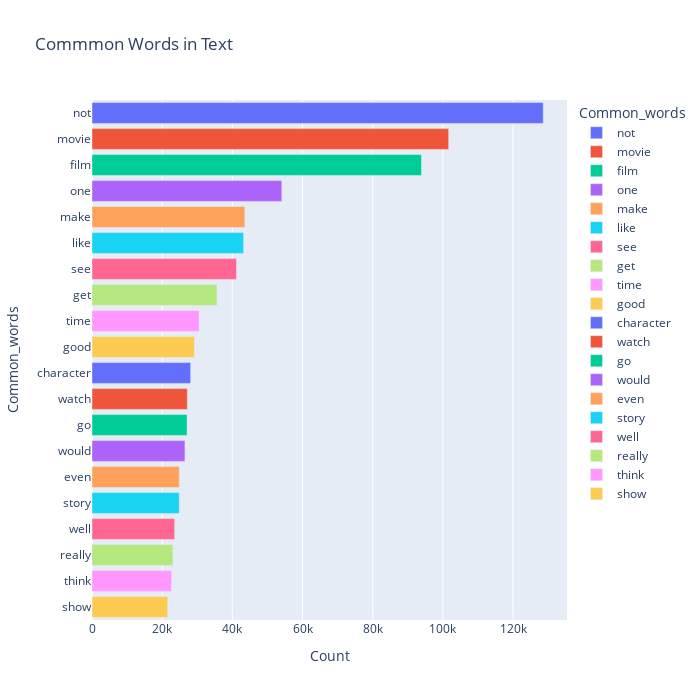

Source (notebook cell):
### Code cell
def get_top_text_ngrams(corpus, n, g):
    vec = CountVectorizer(ngram_range=(g, g)).fit(corpus)
    bag_of_words = vec.transform(corpus)
    sum_words = bag_of_words.sum(axis=0) 
    words_freq = [(word, sum_words[0, idx]) for word, idx in vec.vocabulary_.items()]
    words_freq =sorted(words_freq, key = lambda x: x[1], reverse=True)
    return words_freq[:n]
df = pd.read_csv('processed_data.csv')
most_common_uni = get_top_text_ngrams(df.review,20,1)
most_common_uni = dict(most_common_uni)
temp = pd.DataFrame(columns = ["Common_words" , 'Count'])
temp["Common_words"] = list(most_common_uni.keys())
temp["Count"] = list(most_common_uni.values())
fig = px.bar(temp, x="Count", y="Common_words", title='Commmon Words in Text', orientation='h', 
             width=700, height=700,color='Common_words')
fig.show()

### Figure 1 — Plotly figure (JSON) as saved in the notebook; plotly's stock layout.template omitted (floating-point values rounded to 4 significant figures)
{"data": [{"alignmentgroup": "True", "hovertemplate": "Common_words=%{y}<br>Count=%{x}<extra></extra>", "legendgroup": "not", "marker": {"color": "#636efa", "pattern": {"shape": ""}}, "name": "not", "offsetgroup": "not", "orientation": "h", "showlegend": true, "textposition": "auto", "type": "bar", "x": [128620], "xaxis": "x", "y": ["not"], "yaxis": "y"}, {"alignmentgroup": "True", "hovertemplate": "Common_words=%{y}<br>Count=%{x}<extra></extra>", "legendgroup": "movie", "marker": {"color": "#EF553B", "pattern": {"shape": ""}}, "name": "movie", "offsetgroup": "movie", "orientation": "h", "showlegend": true, "textposition": "auto", "type": "bar", "x": [101661], "xaxis": "x", "y": ["movie"], "yaxis": "y"}, {"alignmentgroup": "True", "hovertemplate": "Common_words=%{y}<br>Count=%{x}<extra></extra>", "legendgroup": "film", "marker": {"color": "#00cc96", "pattern": {"shape": ""}}, "name": "film", "offsetgroup": "film", "orientation": "h", "showlegend": true, "textposition": "auto", "type": "bar", "x": [93925], "xaxis": "x", "y": ["film"], "yaxis": "y"}, {"alignmentgroup": "True", "hovertemplate": "Common_words=%{y}<br>Count=%{x}<extra></extra>", "legendgroup": "one", "marker": {"color": "#ab63fa", "pattern": {"shape": ""}}, "name": "one", "offsetgroup": "one", "orientation": "h", "showlegend": true, "textposition": "auto", "type": "bar", "x": [54097], "xaxis": "x", "y": ["one"], "yaxis": "y"}, {"alignmentgroup": "True", "hovertemplate": "Common_words=%{y}<br>Count=%{x}<extra></extra>", "legendgroup": "make", "marker": {"color": "#FFA15A", "pattern": {"shape": ""}}, "name": "make", "offsetgroup": "make", "orientation": "h", "showlegend": true, "textposition": "auto", "type": "bar", "x": [43569], "xaxis": "x", "y": ["make"], "yaxis": "y"}, {"alignmentgroup": "True", "hovertemplate": "Common_words=%{y}<br>Count=%{x}<extra></extra>", "legendgroup": "like", "marker": {"color": "#19d3f3", "pattern": {"shape": ""}}, "name": "like", "offsetgroup": "like", "orientation": "h", "showlegend": true, "textposition": "auto", "type": "bar", "x": [43223], "xaxis": "x", "y": ["like"], "yaxis": "y"}, {"alignmentgroup": "True", "hovertemplate": "Common_words=%{y}<br>Count=%{x}<extra></extra>", "legendgroup": "see", "marker": {"color": "#FF6692", "pattern": {"shape": ""}}, "name": "see", "offsetgroup": "see", "orientation": "h", "showlegend": true, "textposition": "auto", "type": "bar", "x": [41182], "xaxis": "x", "y": ["see"], "yaxis": "y"}, {"alignmentgroup": "True", "hovertemplate": "Common_words=%{y}<br>Count=%{x}<extra></extra>", "legendgroup": "get", "marker": {"color": "#B6E880", "pattern": {"shape": ""}}, "name": "get", "offsetgroup": "get", "orientation": "h", "showlegend": true, "textposition": "auto", "type": "bar", "x": [35638], "xaxis": "x", "y": ["get"], "yaxis": "y"}, {"alignmentgroup": "True", "hovertemplate": "Common_words=%{y}<br>Count=%{x}<extra></extra>", "legendgroup": "time", "marker": {"color": "#FF97FF", "pattern": {"shape": ""}}, "name": "time", "offsetgroup": "time", "orientation": "h", "showlegend": true, "textposition": "auto", "type": "bar", "x": [30534], "xaxis": "x", "y": ["time"], "yaxis": "y"}, {"alignmentgroup": "True", "hovertemplate": "Common_words=%{y}<br>Count=%{x}<extra></extra>", "legendgroup": "good", "marker": {"color": "#FECB52", "pattern": {"shape": ""}}, "name": "good", "offsetgroup": "good", "orientation": "h", "showlegend": true, "textposition": "auto", "type": "bar", "x": [29215], "xaxis": "x", "y": ["good"], "yaxis": "y"}, {"alignmentgroup": "True", "hovertemplate": "Common_words=%{y}<br>Count=%{x}<extra></extra>", "legendgroup": "character", "marker": {"color": "#636efa", "pattern": {"shape": ""}}, "name": "character", "offsetgroup": "character", "orientation": "h", "showlegend": true, "textposition": "auto", "type": "bar", "x": [28121], "xaxis": "x", "y": ["character"], "yaxis": "y"}, {"alignmentgroup": "True", "hovertemplate": "Common_words=%{y}<br>Count=%{x}<extra></extra>", "legendgroup": "watch", "marker": {"color": "#EF553B", "pattern": {"shape": ""}}, "name": "watch", "offsetgroup": "watch", "orientation": "h", "showlegend": true, "textposition": "auto", "type": "bar", "x": [27176], "xaxis": "x", "y": ["watch"], "yaxis": "y"}, {"alignmentgroup": "True", "hovertemplate": "Common_words=%{y}<br>Count=%{x}<extra></extra>", "legendgroup": "go", "marker": {"color": "#00cc96", "pattern": {"shape": ""}}, "name": "go", "offsetgroup": "go", "orientation": "h", "showlegend": true, "textposition": "auto", "type": "bar", "x": [27090], "xaxis": "x", "y": ["go"], "yaxis": "y"}, {"alignmentgroup": "True", "hovertemplate": "Common_words=%{y}<br>Count=%{x}<extra></extra>", "legendgroup": "would", "marker": {"color": "#ab63fa", "pattern": {"shape": ""}}, "name": "would", "offsetgroup": "would", "orientation": "h", "showlegend": true, "textposition": "auto", "type": "bar", "x": [26496], "xaxis": "x", "y": ["would"], "yaxis": "y"}, {"alignmentgroup": "True", "hovertemplate": "Common_words=%{y}<br>Count=%{x}<extra></extra>", "legendgroup": "even", "marker": {"color": "#FFA15A", "pattern": {"shape": ""}}, "name": "even", "offsetgroup": "even", "orientation": "h", "showlegend": true, "textposition": "auto", "type": "bar", "x": [24886], "xaxis": "x", "y": ["even"], "yaxis": "y"}, {"alignmentgroup": "True", "hovertemplate": "Common_words=%{y}<br>Count=%{x}<extra></extra>", "legendgroup": "story", "marker": {"color": "#19d3f3", "pattern": {"shape": ""}}, "name": "story", "offsetgroup": "story", "orientation": "h", "showlegend": true, "textposition": "auto", "type": "bar", "x": [24858], "xaxis": "x", "y": ["story"], "yaxis": "y"}, {"alignmentgroup": "True", "hovertemplate": "Common_words=%{y}<br>Count=%{x}<extra></extra>", "legendgroup": "well", "marker": {"color": "#FF6692", "pattern": {"shape": ""}}, "name": "well", "offsetgroup": "well", "orientation": "h", "showlegend": true, "textposition": "auto", "type": "bar", "x": [23558], "xaxis": "x", "y": ["well"], "yaxis": "y"}, {"alignmentgroup": "True", "hovertemplate": "Common_words=%{y}<br>Count=%{x}<extra></extra>", "legendgroup": "really", "marker": {"color": "#B6E880", "pattern": {"shape": ""}}, "name": "really", "offsetgroup": "really", "orientation": "h", "showlegend": true, "textposition": "auto", "type": "bar", "x": [23077], "xaxis": "x", "y": ["really"], "yaxis": "y"}, {"alignmentgroup": "True", "hovertemplate": "Common_words=%{y}<br>Count=%{x}<extra></extra>", "legendgroup": "think", "marker": {"color": "#FF97FF", "pattern": {"shape": ""}}, "name": "think", "offsetgroup": "think", "orientation": "h", "showlegend": true, "textposition": "auto", "type": "bar", "x": [22674], "xaxis": "x", "y": ["think"], "yaxis": "y"}, {"alignmentgroup": "True", "hovertemplate": "Common_words=%{y}<br>Count=%{x}<extra></extra>", "legendgroup": "show", "marker": {"color": "#FECB52", "pattern": {"shape": ""}}, "name": "show", "offsetgroup": "show", "orientation": "h", "showlegend": true, "textposition": "auto", "type": "bar", "x": [21582], "xaxis": "x", "y": ["show"], "yaxis": "y"}], "layout": {"barmode": "relative", "height": 700, "legend": {"title": {"text": "Common_words"}, "tracegroupgap": 0}, "title": {"text": "Commmon Words in Text"}, "width": 700, "xaxis": {"anchor": "y", "domain": [0, 1], "title": {"text": "Count"}}, "yaxis": {"anchor": "x", "categoryarray": ["show", "think", "really", "well", "story", "even", "would", "go", "watch", "character", "good", "time", "get", "see", "like", "make", "one", "film", "movie", "not"], "categoryorder": "array", "domain": [0, 1], "title": {"text": "Common_words"}}}}
